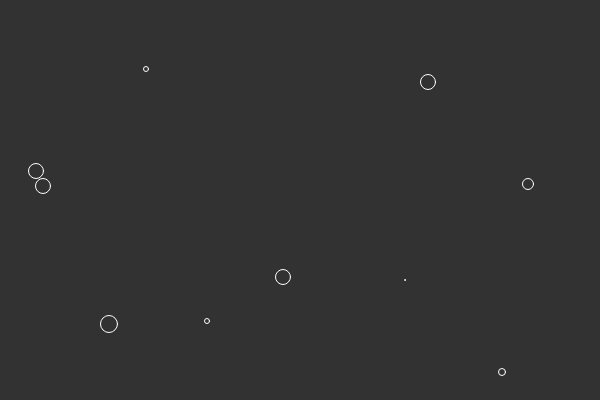
Frame 1 (no input)
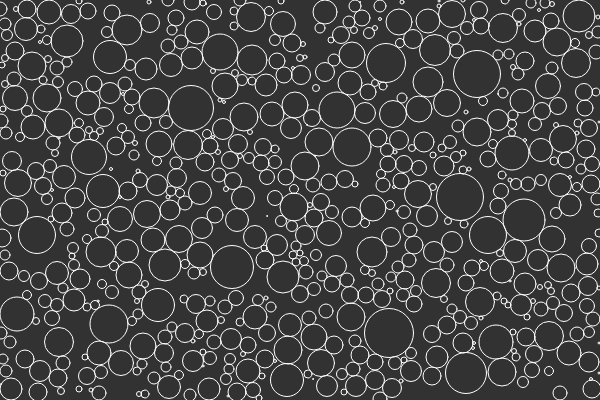
Frame 60 (no input)
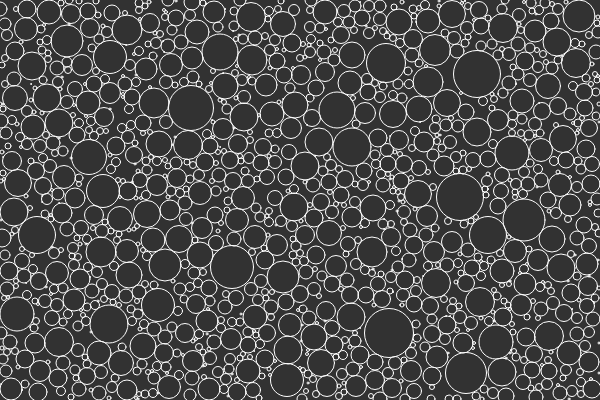
Frame 120 (the mouse pressed at the canvas centre since frame 60)

The p5.js sketch that drew these frames (run headless with seeded random() and noise() and a simulated clock; from frame 60 on, the mouse is pressed at the canvas centre):

// p5.js sketch
// ── sketch.js
/*Broderick Lemke, 2018 */

//set width and height
var w = 600;
var h = 400;


//create an array of the bubbles
var bubbles = [];

var maxBubs = 2000; //just to stop it from adding too many bubbles

function setup() {

  createCanvas(w, h);
  background(50);
  //no outlines on circles
  stroke(255);
  noFill();
}


function draw() {
  background(50);
  frameRate(60);

  //number of bubbles to create each frame
  var numBubbles = 10;
  var count = 0; //total number of bubbles added this frame so far
  var attempts = 0; //number of times createBubble() has returned null, aka there wasn't a space for a new bubble

  //while count is less that number of bubbles, add a new bubble to the bubbles array.
  while (count<numBubbles){

    var result = createBubble();
    //create a new bubble

    if (result !== null){
      //if bubble is valid, add it to the array bubbles
    bubbles.push(result);
    count++;
    }
    else {
      //if not a valid bubble, up the attempts counter.
      attempts++;
    }

    if (attempts > 10000||bubbles.length>maxBubs){
      //exit condition if it can't find a place for another bubbles, however many times
      print("No more spots");
      noLoop();
      break;
    }
  }


  for (var i = 0; i < bubbles.length; i++) {
      var currentBubble = bubbles[i];
      //check if the current bubble is touching the edge of the screen, edges returns true if it is
      if(currentBubble.edges()){
        currentBubble.growing = false;
      }

      // start comparing current bubble to every other bubble in the bubbles array
      for (var j = 0; j <bubbles.length; j++) {
        //don't compary with itself
        if (i != j){
          var other = bubbles[j]; //temporary holding for the comparrison bubble
          var d = dist(currentBubble.x, currentBubble.y, other.x, other.y); //distance between the bubbles

          //distance between two touching circles is their radii
          var maxdist = currentBubble.r + other.r;

          if (d< maxdist) {
            //if the bubbles are too close, stop current from growing, the other bubble will stop when it is its turn too.
            currentBubble.growing = false;
            break;
          }
        }
      }

      //grow the bubbles out one pixel and draw to the screen
      currentBubble.grow();
      currentBubble.show();
  }

}

function bubble(){



  this.edges = function(){
    //if bubble is touching the edge, return true
    return (this.y + this.r >= h || this.y - this.r <= 0 || this.x + this.r >= w || this.x - this.r <=0)
  }


  this.grow = function() {
    //if bubble is still growing, add 0.5 to the radius
    if(this.growing){
      this.r+= 0.5;}
  }

  this.show = function() {
    //draw the bubbles
    ellipse(this.x ,this.y, this.r*2, this.r*2);
  }

  this.setup = function(x_, y_, r_){
    //Set this bubble's w y and r from the createBubble function
    this.x = x_;
    this.y = y_;
    this.r = r_;

    //bubble starts off growing
    this.growing = true;
  }

}

function createBubble() {
  //This function creates an x,y, and r value for a bubble. It will check if it is overlapping with another bubble already in existence. It returns null if it overlaps, it returns the new bubble object (already setup)
  x = floor(random(w));
  y = floor(random(h));
  //starting radius of the bubble will be random number
  r = floor(random(10));

  var valid = true;

  for (var i = 0; i < bubbles.length; i++) {
    var checkBub = bubbles[i];

    //find how far out the bubble goes
    var distance = dist(x, y, checkBub.x, checkBub.y);

    //If the distance between the random x,y and the bubble is less than the radius, this is not a valid bubble
    if (distance < checkBub.r + r){
      valid = false;
    }

  }

  //use overlapping result
  if (valid){
    //if bubble is not overlapping
    var newBubble = new bubble;
    newBubble.setup(x,y,r);
    return newBubble;
  } else if (!valid) {
    //if bubble is overlapping, return null
    return null;
  }
}
